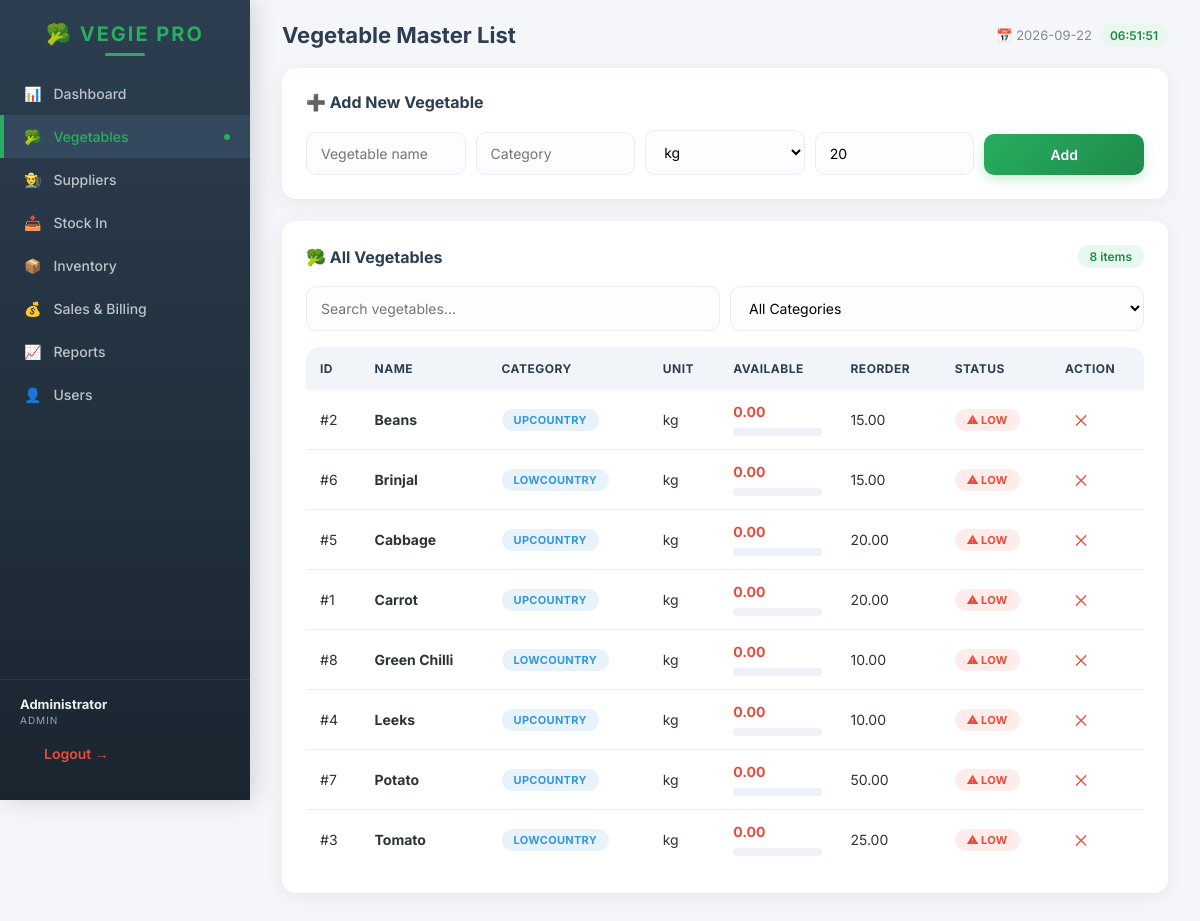
Page /vegetables.php (signed in) on the committed database.
### tables this page shows
CREATE TABLE vegetables (
    id INT AUTO_INCREMENT PRIMARY KEY,
    name VARCHAR(100) NOT NULL UNIQUE,
    category VARCHAR(50),
    unit VARCHAR(10) NOT NULL DEFAULT 'kg',
    reorder_level DECIMAL(10,2) NOT NULL DEFAULT 20,
    created_at TIMESTAMP DEFAULT CURRENT_TIMESTAMP
);

### auth.php (called while the page is built, shortened)
<?php
function isAdmin(){ return ($_SESSION['role']??'')==='admin'; }
function e($s){ return htmlspecialchars((string)$s,ENT_QUOTES,'UTF-8'); }
function money($n){ return number_format((float)$n,2); }

### vegetables.php (the view, shortened to what this page needs)
<?php
require_once 'auth.php';
$list = $conn->query("SELECT v.*, COALESCE(SUM(s.remaining_kg),0) q FROM vegetables v LEFT JOIN stock s ON s.veg_id=v.id GROUP BY v.id ORDER BY v.name");
include 'header.php';
?>
<div class="panel animate-up">
    <h3>➕ Add New Vegetable</h3>
    <form method="POST" class="row-form">
        <input type="text" name="name" placeholder="Vegetable name" required>
        <input type="text" name="category" placeholder="Category">
        <select name="unit">
            <option value="kg">kg</option><option value="g">g</option>
        </select>
        <input type="number" name="reorder" step="0.01" placeholder="Reorder lvl" value="20">
        <button class="btn" type="submit">Add</button>
    </form>
</div>
<div class="panel animate-up delay-1">
    <h3>🥦 All Vegetables <span class="badge-count"><?= $list->num_rows ?> items</span></h3>
    <div class="filter-bar">
        <input type="text" id="vegSearch" data-search="vegTable" placeholder="Search vegetables...">
        <select id="catFilter">
            <option value="">All Categories</option>
        </select>
    </div>
    <div class="table-wrap">
    <table id="vegTable" data-sortable>
        <thead>
            <tr>
                <th>ID</th><th>Name</th><th>Category</th><th>Unit</th>
                <th>Available</th><th>Reorder</th><th>Status</th>
                <?php if(isAdmin()):?><th>Action</th><?php endif;?>
            </tr>
        </thead>
        <tbody>
        <?php while ($r = $list->fetch_assoc()):
            $low = $r['q'] <= $r['reorder_level'];
        ?>
            <tr data-category="<?= e($r['category']) ?>">
                <td>#<?= (int)$r['id'] ?></td>
                <td><b><?= e($r['name']) ?></b></td>
                <td><span class="badge badge-blue"><?= e($r['category'] ?: 'N/A') ?></span></td>
                <td><?= e($r['unit']) ?></td>
                <td>
                    <b class="<?= $low ? 'danger' : 'ok' ?>"><?= money($r['q']) ?></b>
                    <div class="progress">
                    </div>
                </td>
                <td><?= money($r['reorder_level']) ?></td>
                <td>
                    <?php if ($low): ?>
                        <span class="badge badge-red badge-pulse">⚠ Low</span>
                    <?php else: ?>
                        <span class="badge badge-green">✓ OK</span>
                    <?php endif; ?>
                </td>
                <?php if (isAdmin()): ?>
                <td>
                    <form method="POST" data-confirm="Delete <?= e($r['name']) ?>?" style="display:inline">
                        <button class="btn-x" type="submit">✕</button>
                    </form>
                </td>
                <?php endif; ?>
            </tr>
        <?php endwhile; ?>
        </tbody>
    </table>
    </div>
</div>
<?php include 'footer.php'; ?>

### style.css (style rules this page uses)
:root { --green:#27ae60; --green-d:#1f8a4c; --green-l:#e8f8ee; --blue:#3498db; --orange:#e67e22; --purple:#8e44ad; --red:#e74c3c; --yellow:#f39c12; --teal:#16a085; --dark:#2c3e50; --dark-2:#34495e; --dark-3:#1a252f; --bg:#f4f6f9; --white:#ffffff; --text:#2d3436; --muted:#7f8c8d; --border:#e8eef3; --radius:14px; --shadow:0 4px 20px rgba(0,0,0,.06); --shadow-lg:0 12px 40px rgba(0,0,0,.12); --t:.3s cubic-bezier(.4,0,.2,1); }
* { box-sizing:border-box;margin:0;padding:0 }
html { scroll-behavior:smooth }
body { font-family:'Inter',sans-serif;background:var(--bg);color:var(--text); min-height:100vh;display:flex;overflow-x:hidden; -webkit-font-smoothing:antialiased; }
button { font-family:inherit }
.animate-up { animation:slideUp .55s cubic-bezier(.34,1.56,.64,1) both }
.delay-1 { animation-delay:.05s }
.panel { background:#fff;padding:24px;border-radius:var(--radius); box-shadow:var(--shadow);margin-bottom:22px; animation:slideUp .55s cubic-bezier(.34,1.56,.64,1) both; }
.panel h3 { margin:0 0 18px;font-size:16px;color:var(--dark);display:flex;align-items:center;gap:8px }
.panel h3 .badge-count { margin-left:auto;background:var(--green-l);color:var(--green-d); padding:4px 12px;border-radius:20px;font-size:12px;font-weight:600; }
input,select,textarea { width:100%;padding:12px 14px;margin:6px 0; border:1px solid var(--border);border-radius:10px; font-size:14px;font-family:inherit;background:#fbfdfe; transition:var(--t); }
.row-form { display:grid;grid-template-columns:repeat(auto-fit,minmax(150px,1fr));gap:10px;align-items:end }
.row-form input,.row-form select { margin:0 }
.btn { background:linear-gradient(135deg,var(--green),var(--green-d)); color:#fff;border:none;padding:12px 24px;border-radius:10px; font-weight:600;cursor:pointer;transition:var(--t); font-size:14px;width:100%;position:relative;overflow:hidden; box-shadow:0 4px 12px rgba(39,174,96,.25); }
.btn::after { content:'';position:absolute;top:50%;left:50%; width:5px;height:5px;background:rgba(255,255,255,.6); opacity:0;border-radius:50%;transform:scale(1) translate(-50%,-50%); transform-origin:50% 50%; }
.btn-x { background:transparent;border:none;color:var(--red); font-size:16px;cursor:pointer;padding:6px 10px;border-radius:8px;transition:var(--t); }
.table-wrap { overflow-x:auto;border-radius:var(--radius) }
table { width:100%;border-collapse:collapse;font-size:14px }
th { background:#f1f5f9;color:var(--dark);padding:14px; text-align:left;font-size:12px;text-transform:uppercase; letter-spacing:.5px;font-weight:700;position:sticky;top:0; }
td { padding:13px 14px;border-bottom:1px solid var(--border);vertical-align:middle }
tbody tr { transition:var(--t);animation:slideUp .4s ease both }
tbody tr:nth-child(1) { animation-delay:.02s }
tbody tr:nth-child(2) { animation-delay:.04s }
tbody tr:nth-child(3) { animation-delay:.06s }
tbody tr:nth-child(4) { animation-delay:.08s }
tbody tr:nth-child(5) { animation-delay:.1s }
tbody tr:nth-child(6) { animation-delay:.12s }
tbody tr:nth-child(7) { animation-delay:.14s }
tbody tr:nth-child(8) { animation-delay:.16s }
tr:last-child td { border-bottom:none }
.badge { display:inline-block;padding:4px 12px;border-radius:20px; font-size:11px;font-weight:700;text-transform:uppercase;letter-spacing:.3px; }
.badge-red { background:#fdecea;color:var(--red) }
.badge-blue { background:#e8f2fb;color:var(--blue) }
.badge-pulse { animation:pulse 2s ease-in-out infinite }
.danger { color:var(--red);font-weight:700 }
.progress { height:8px;background:#eef2f7;border-radius:20px;overflow:hidden;margin-top:8px }
.filter-bar { display:flex;gap:10px;flex-wrap:wrap;margin-bottom:16px }
.filter-bar input,.filter-bar select { width:auto;flex:1;min-width:150px;margin:0 }

### rows in the picture
vegetables: id "2", name "Beans", category "UPCOUNTRY", unit "kg", q "0.00", reorder_level "15.00", shows "⚠ LOW"
vegetables: id "6", name "Brinjal", category "LOWCOUNTRY", unit "kg", q "0.00", reorder_level "15.00", shows "⚠ LOW"
vegetables: id "5", name "Cabbage", category "UPCOUNTRY", unit "kg", q "0.00", reorder_level "20.00", shows "⚠ LOW"
vegetables: id "1", name "Carrot", category "UPCOUNTRY", unit "kg", q "0.00", reorder_level "20.00", shows "⚠ LOW"
vegetables: id "8", name "Green Chilli", category "LOWCOUNTRY", unit "kg", q "0.00", reorder_level "10.00", shows "⚠ LOW"
vegetables: id "4", name "Leeks", category "UPCOUNTRY", unit "kg", q "0.00", reorder_level "10.00", shows "⚠ LOW"
vegetables: id "7", name "Potato", category "UPCOUNTRY", unit "kg", q "0.00", reorder_level "50.00", shows "⚠ LOW"
vegetables: id "3", name "Tomato", category "LOWCOUNTRY", unit "kg", q "0.00", reorder_level "25.00", shows "⚠ LOW"

### other values in the picture
$info[0] "📊"
$info[1] "Dashboard"
$info[0] "🥦"
$info[1] "Vegetables"
$info[0] "👨‍🌾"
$info[1] "Suppliers"
$info[0] "📥"
$info[1] "Stock In"
$info[0] "📦"
$info[1] "Inventory"
$info[0] "💰"
$info[1] "Sales & Billing"
$info[0] "📈"
$info[1] "Reports"
$info[0] "👤"
